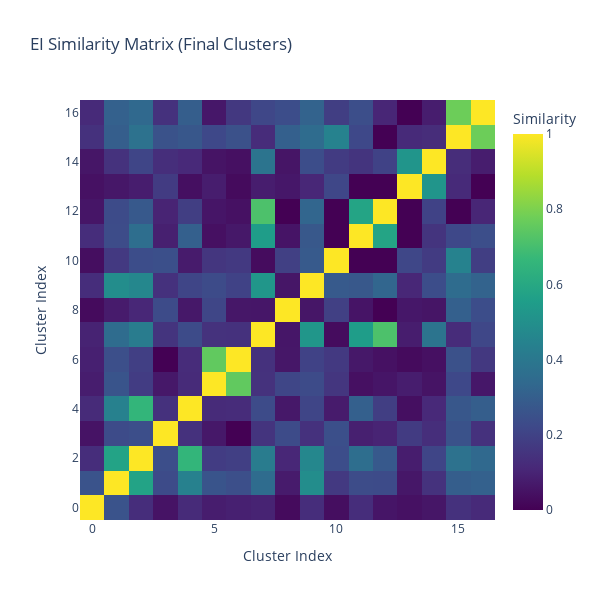

Source (notebook cell):
### Code cell
import plotly.graph_objects as go

fig = go.Figure(data=go.Heatmap(
    z=np.round(sim, 3),
    colorscale='Viridis',
    colorbar=dict(title='Similarity'),
    zmin=0,
    zmax=1,
    hoverongaps=False
))

fig.update_layout(
    title='EI Similarity Matrix (Final Clusters)',
    xaxis_title='Cluster Index',
    yaxis_title='Cluster Index',
    autosize=False,
    width=600,
    height=600
)

fig.show()

### Figure 1 — Plotly figure (JSON) as saved in the notebook; plotly's stock layout.template omitted (floating-point values rounded to 4 significant figures; data arrays with more than 128 entries replaced by an {"elided": "..."} marker saying what was removed)
{"data": [{"colorbar": {"title": {"text": "Similarity"}}, "colorscale": [[0, "#440154"], [0.1111, "#482878"], [0.2222, "#3e4989"], [0.3333, "#31688e"], [0.4444, "#26828e"], [0.5556, "#1f9e89"], [0.6667, "#35b779"], [0.7778, "#6ece58"], [0.8889, "#b5de2b"], [1, "#fde725"]], "hoverongaps": false, "type": "heatmap", "z": {"elided": "17x17 float values"}, "zmax": 1, "zmin": 0}], "layout": {"autosize": false, "height": 600, "title": {"text": "EI Similarity Matrix (Final Clusters)"}, "width": 600, "xaxis": {"title": {"text": "Cluster Index"}}, "yaxis": {"title": {"text": "Cluster Index"}}}}
